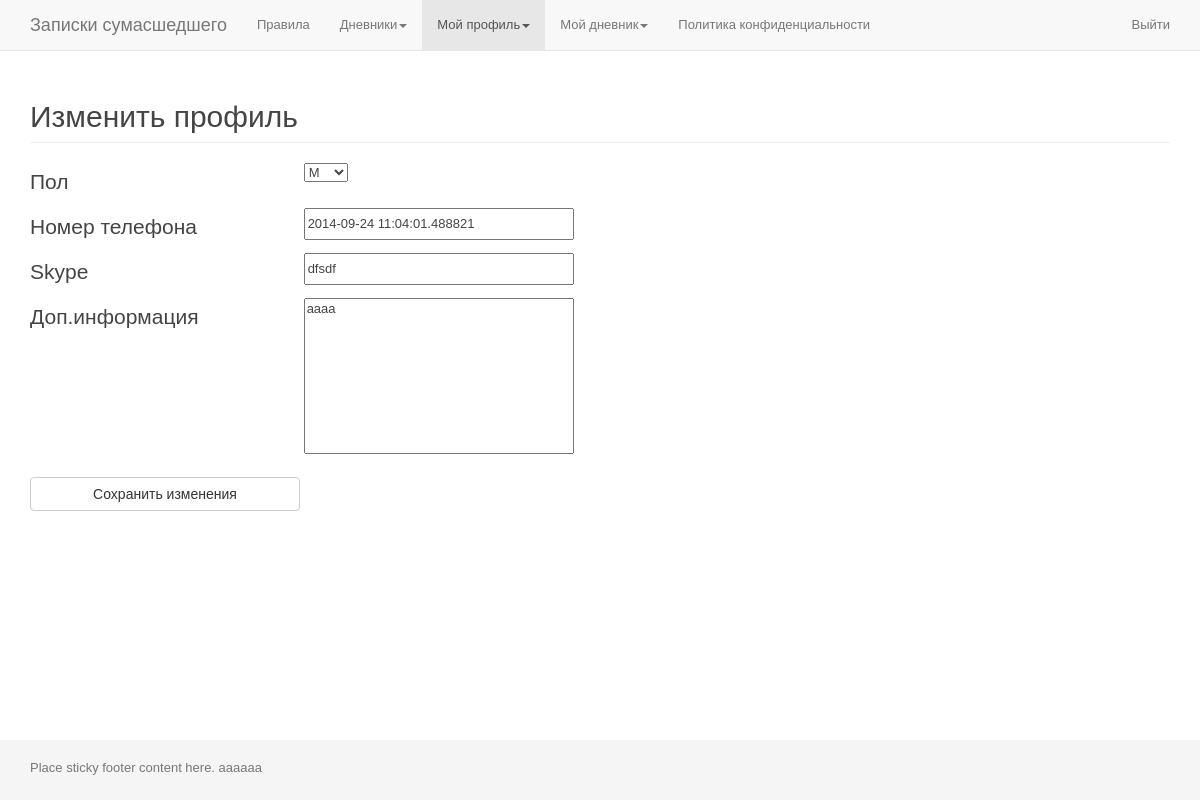
Page /change_profile/ (signed in) on the committed database.
### app_accounts/models.py (models this page shows)
class Gender(models.Model):
	gender = models.CharField(
		max_length=10,
		blank=True,
	)
	def __str__(self):
		return self.gender

class UserProfile(User):
	gender = models.ForeignKey(
		Gender,
		verbose_name='Пол',
		blank=True,
		null=True,
	)
	phone = models.CharField(
		max_length=50,
		blank=False,
	)
	skype = models.CharField(
		max_length=50,
		blank=False,
	)
	other = models.TextField(
		max_length=500,
		blank=False,
	)
	avatar = models.ImageField(
		upload_to='userprofile/avatar/',
		blank=True,
		null=True,
	)
	objects = UserManager()

### app_zapsum/views.py (the view, shortened to what this page needs)
# urls.py: url(r'^change_profile/$', 'views.change_profile', name='change_profile'),
@login_required
def change_profile(request):
	entry_user_profile = UserProfile.objects.get(user_ptr_id=request.user.id)
	avatar = entry_user_profile.avatar
	form = ProfileForm(instance=entry_user_profile)
	t = loader.get_template('page_change_profile.html')
	c = RequestContext(request, {
		'form': form,
		'avatar': avatar,
	}, [custom_proc])
	return HttpResponse(t.render(c))

### app_accounts/forms.py
class ProfileForm(forms.ModelForm):
	gender = forms.ModelChoiceField(
		queryset=Gender.objects.all(),
		empty_label = None,
		label='Пол',
	)
	phone = forms.CharField(
		label='Номер телефона',
		widget=forms.TextInput(),
		required=False,
	)
	skype = forms.CharField(
		label='Skype',
		widget=forms.TextInput(),
		required=False,
	)
	other = forms.CharField(
		label='Доп.информация',
		widget=forms.Textarea,
		required=False,
	)
	class Meta:
		model = UserProfile
		fields = (
			'gender',
			'phone',
			'skype',
			'other',
		)

### app_accounts/templatetags/tags_app_accounts.py (called while the page is built)
@register.inclusion_tag("part_auth_area.html")
def part_auth_area(is_authenticated):
	return {
		'is_authenticated': is_authenticated,
	}

### app_zapsum/views.py (called while the page is built)
def custom_proc(request):
	return{
		'request': request,
	}

### app_zapsum/templates/page_change_profile.html (shortened to what this page needs)
{% extends "page_base.html" %}
{% load thumbnail %}
{% block content %}
	<section class="section profile">
		<div class="page-header">
			<h2>Изменить профиль</h2>
		</div>
		<form class="profile_form" id="profile_form" action="" method="post" novalidate>
			<div class="cell input_outer">
				<label class="label">{{ form.gender.label }}</label>
				{{ form.gender }}
			</div>
			<div class="cell input_outer">
				<label class="label">{{ form.phone.label }}</label>
				{{ form.phone }}
			</div>
			<div class="cell input_outer">
				<label class="label">{{ form.skype.label }}</label>
				{{ form.skype }}
			</div>
			<div class="cell input_outer">
				<label class="label">{{ form.other.label }}</label>
				{{ form.other }}
			</div>
			<div class="cell submit_outer">
				<input class="btn btn-default btn_submit" type="submit" value="Сохранить изменения">
			</div>
		</form>
	</section>
{% endblock %}

### zapsum/templates/page_base.html (shortened to what this page needs)
<!DOCTYPE html>
{% load staticfiles tags_app_accounts%}
<html lang="ru">
	<head>
		<link href="{% static 'zapsum/css/bootstrap/bootstrap.min.css' %}" rel="stylesheet">
		<link href="{% static 'zapsum/css/bootstrap/sticky-footer-navbar.css' %}" rel="stylesheet">
		<link href="{% static 'zapsum/css/styles.css' %}" rel="stylesheet">
		<link href="{% static 'app_accounts/css/styles.css' %}" rel="stylesheet">
		<link href="{% static 'app_zapsum/css/styles.css' %}" rel="stylesheet">
	</head>
	<body>
		<div class="navbar navbar-default navbar-fixed-top nav_top" role="navigation">
			<div class="container">
				<div class="navbar-header">
					<a class="navbar-brand" href="{% url 'rules' %}">Записки сумасшедшего</a>
				</div>
				<div class="collapse navbar-collapse">
				  <ul class="nav navbar-nav">
					<li><a href="{% url 'rules' %}">Правила</a></li>
					<li class="dropdown">
						<a href="#" class="dropdown-toggle" data-toggle="dropdown">Дневники<span class="caret"></span></a>
					</li>
					{% if request.user.is_authenticated %}
					<li class="dropdown">
						<a href="#" class="dropdown-toggle" data-toggle="dropdown">Мой профиль<span class="caret"></span></a>
					</li>
					<li class="dropdown">
						<a href="#" class="dropdown-toggle" data-toggle="dropdown">Мой дневник<span class="caret"></span></a>
					</li>
					{% endif %}
					<li><a href="{% url 'privacy_policy' %}">Политика конфиденциальности</a></li>
				  </ul>
					<ul class="nav navbar-nav navbar-right">
						{% part_auth_area request.user.is_authenticated %}
					</ul>
				</div>
			</div>
		</div>
		<div class="container">
			{% block content %}{% endblock %}
		</div>
		<div class="footer">
			<div class="container">
				<p class="text-muted">Place sticky footer content here. {{ user }}</p>
			</div>
		</div>
	</body>
</html>

### zapsum/static/zapsum/css/styles.css (style rules this page uses)
html, body, div, h1, h2, h3, h4, h5, h6, a, a img, p, ul, ol, li, span, fieldset , form, dl, dd, dt, table, tr, td, img { border: none; margin: 0; outline: none; padding: 0; }
html { height:100%; }
body { height:100%; margin: 0 auto; font: normal 13px arial, sans-serif; color: #444; }
a { color: #cc6633; }
ul { list-style-type: none; }
textarea { resize: none; }

### zapsum/static/app_accounts/css/styles.css (style rules this page uses)
form textarea, form input { width: 270px; display: inline-block; }
form .input_outer input { height: 32px; }
form .label { color: #444; font-size: 21px; font-weight: 300; line-height: 1.4; text-align: left; vertical-align: top; width: 270px; display: inline-block; padding-left: 0; }
form .submit_outer { padding-top: 20px; }

### rows in the picture
Gender: gender "М"
UserProfile: phone "2014-09-24 11:04:01.488821", skype "dfsdf", other "aaaa"

### other values in the picture
{{ user }} "aaaaaa"
